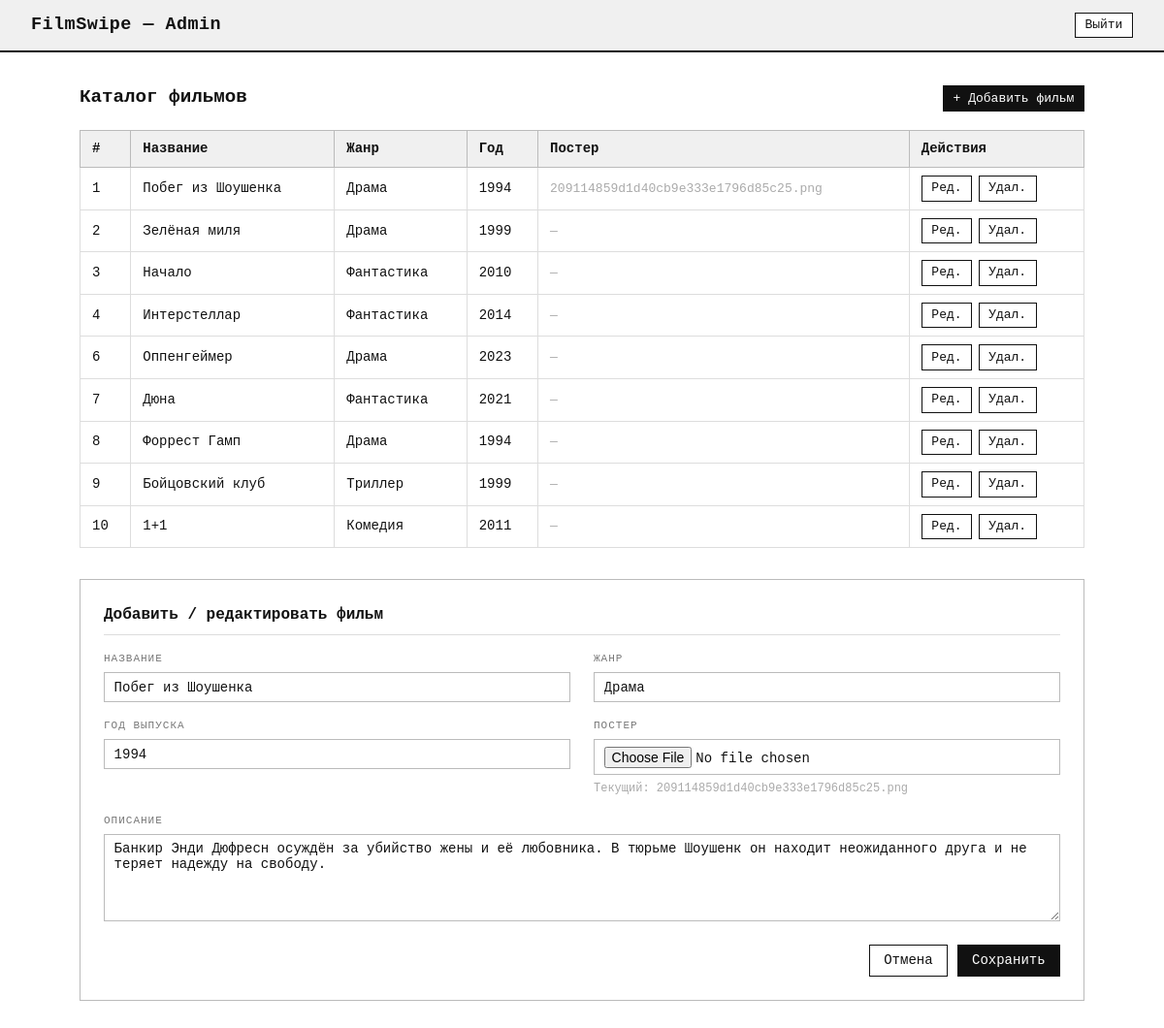
Screenshot of /admin/edit/1 (signed in) with the database file from the repository.
### app/database.py (models this page shows)
class Movie(Base):
    __tablename__ = "movies"
    id = Column(Integer, primary_key=True, autoincrement=True)
    title = Column(String(256), nullable=False)
    genre = Column(String(64), nullable=False)
    year = Column(SmallInteger)
    description = Column(Text, nullable=True)
    poster_path = Column(String(512), nullable=True)
    created_at = Column(TIMESTAMP, default=datetime.utcnow)
    likes = relationship("Like", back_populates="movie", cascade="all, delete")
    dislikes = relationship("Dislike", back_populates="movie", cascade="all, delete")

### app/routers/admin.py (the view)
@router.get("/edit/{movie_id}", response_class=HTMLResponse)
async def edit_movie_page(movie_id: int, request: Request, db: Session = Depends(get_db)):
    try:
        user = _require_admin(request, db)
    except Exception as e:
        if "redirect_login" in str(e):
            return RedirectResponse("/auth/login", status_code=303)
        return HTMLResponse("Доступ запрещён", status_code=403)
    movie = db.query(Movie).filter(Movie.id == movie_id).first()
    movies = db.query(Movie).order_by(Movie.id).all()
    return templates.TemplateResponse(
        "admin/panel.html",
        {"request": request, "user": user, "movies": movies, "edit_movie": movie},
    )

### app/templates/admin/panel.html (shortened to what this page needs)
{% extends "base.html" %}
{% set admin_nav = true %}
{% block content %}
<div class="page">
    <div style="display:flex;align-items:baseline;justify-content:space-between;margin-bottom:1.2rem">
        <h2 style="font-size:1.2rem;font-weight:700">Каталог фильмов</h2>
        <button class="btn btn-dark btn-sm"
                onclick="document.getElementById('add-form').scrollIntoView({behavior:'smooth'})">
            + Добавить фильм
        </button>
    </div>
    <table class="admin-table">
        <thead>
            <tr>
                <th>#</th>
                <th>Название</th>
                <th>Жанр</th>
                <th>Год</th>
                <th>Постер</th>
                <th>Действия</th>
            </tr>
        </thead>
        <tbody>
            {% for movie in movies %}
            <tr>
                <td>{{ movie.id }}</td>
                <td>{{ movie.title }}</td>
                <td>{{ movie.genre }}</td>
                <td>{{ movie.year or '—' }}</td>
                <td><span class="poster-filename">{{ movie.poster_path.split('/')[-1] if movie.poster_path else '—' }}</span></td>
                <td>
                    <div class="td-actions">
                        <a href="/admin/edit/{{ movie.id }}" class="btn btn-sm">Ред.</a>
                        <form method="post" action="/admin/delete/{{ movie.id }}" style="display:inline"
                              onsubmit="return confirm('Удалить «{{ movie.title }}»?')">
                            <button type="submit" class="btn btn-sm">Удал.</button>
                        </form>
                    </div>
                </td>
            </tr>
            {% else %}
            <tr>
                <td colspan="6" style="text-align:center;color:#aaa;padding:1.5rem">
                    Каталог пуст. Добавьте первый фильм ниже.
                </td>
            </tr>
            {% endfor %}
        </tbody>
    </table>
    <div class="admin-form-box" id="add-form">
        <h3>Добавить / редактировать фильм</h3>
        {% if edit_movie %}
        <form method="post" action="/admin/edit/{{ edit_movie.id }}" enctype="multipart/form-data">
        {% else %}
        <form method="post" action="/admin/add" enctype="multipart/form-data">
        {% endif %}
            <div class="form-grid">
                <div class="form-group">
                    <label>Название</label>
                    <input type="text" name="title" required
                           value="{{ edit_movie.title if edit_movie else '' }}"
                           placeholder="Введите название...">
                </div>
                <div class="form-group">
                    <label>Жанр</label>
                    <input type="text" name="genre" required
                           value="{{ edit_movie.genre if edit_movie else '' }}"
                           placeholder="Драма, Фантастика...">
                </div>
                <div class="form-group">
                    <label>Год выпуска</label>
                    <input type="number" name="year" min="1888" max="2100"
                           value="{{ edit_movie.year if edit_movie else 2024 }}">
                </div>
                <div class="form-group">
                    <label>Постер</label>
                    <input type="file" name="poster" accept="image/*">
                    {% if edit_movie and edit_movie.poster_path %}
                    <div style="font-size:12px;color:#aaa;margin-top:0.3rem">
                        Текущий: {{ edit_movie.poster_path.split('/')[-1] }}
                    </div>
                    {% endif %}
                </div>
                <div class="form-group full">
                    <label>Описание</label>
                    <textarea name="description"
                              placeholder="Краткое описание сюжета фильма...">{{ edit_movie.description if edit_movie else '' }}</textarea>
                </div>
            </div>
            <div class="form-actions">
                {% if edit_movie %}
                <a href="/admin" class="btn">Отмена</a>
                {% endif %}
                <button type="submit" class="btn btn-dark">Сохранить</button>
            </div>
        </form>
    </div>
</div>
{% endblock %}

### app/static/css/main.css (style rules this page uses)
*, *::before, *::after { box-sizing: border-box; margin: 0; padding: 0; }
body { background: #fff; color: #111; font-family: "Courier New", Courier, monospace; font-size: 15px; line-height: 1.5; min-height: 100vh; }
a { color: inherit; text-decoration: none; }
.btn { font-family: "Courier New", Courier, monospace; font-size: 14px; padding: 0.35rem 0.9rem; border: 1.5px solid #111; background: #fff; color: #111; cursor: pointer; line-height: 1.4; display: inline-flex; align-items: center; gap: 0.35rem; white-space: nowrap; }
.btn-dark { background: #111; color: #fff; }
.btn-sm { font-size: 13px; padding: 0.2rem 0.6rem; }
.page { max-width: 1100px; margin: 0 auto; padding: 2rem 2rem; }
.admin-table { width: 100%; border-collapse: collapse; margin-bottom: 2rem; font-size: 14px; }
.admin-table th { border: 1.5px solid #bbb; padding: 0.5rem 0.75rem; background: #f0f0f0; font-weight: 700; text-align: left; }
.admin-table td { border: 1px solid #ddd; padding: 0.5rem 0.75rem; vertical-align: middle; }
.poster-filename { color: #aaa; font-size: 13px; }
.td-actions { display: flex; gap: 0.4rem; }
.admin-form-box { border: 1.5px solid #bbb; padding: 1.5rem; }
.admin-form-box h3 { font-size: 1rem; font-weight: 700; margin-bottom: 1rem; padding-bottom: 0.5rem; border-bottom: 1px solid #ddd; }
.form-grid { display: grid; grid-template-columns: 1fr 1fr; gap: 1rem 1.5rem; }
.form-grid .full { grid-column: 1 / -1; }
.form-group label { display: block; font-size: 11px; letter-spacing: 1px; text-transform: uppercase; color: #777; margin-bottom: 0.35rem; }
.form-group input, .form-group textarea { font-family: "Courier New", Courier, monospace; font-size: 14px; width: 100%; border: 1.5px solid #bbb; padding: 0.4rem 0.6rem; background: #fff; color: #111; outline: none; }
.form-group textarea { resize: vertical; min-height: 90px; }
.form-actions { display: flex; justify-content: flex-end; gap: 0.6rem; margin-top: 1rem; }

### rows the page displays
Movie: id "1", title "Побег из Шоушенка", genre "Драма", year "1994", poster_path "209114859d1d40cb9e333e1796d85c25.png", description "Банкир Энди Дюфресн осуждён за убийство жены и её любовника. В тюрьме Шоушенк он находит неожиданного друга и не теряет надежду на свободу."
Movie: id "2", title "Зелёная миля", genre "Драма", year "1999", poster_path "—"
Movie: id "3", title "Начало", genre "Фантастика", year "2010", poster_path "—"
Movie: id "4", title "Интерстеллар", genre "Фантастика", year "2014", poster_path "—"
Movie: id "6", title "Оппенгеймер", genre "Драма", year "2023", poster_path "—"
Movie: id "7", title "Дюна", genre "Фантастика", year "2021", poster_path "—"
Movie: id "8", title "Форрест Гамп", genre "Драма", year "1994", poster_path "—"
Movie: id "9", title "Бойцовский клуб", genre "Триллер", year "1999", poster_path "—"
Movie: id "10", title "1+1", genre "Комедия", year "2011", poster_path "—"
